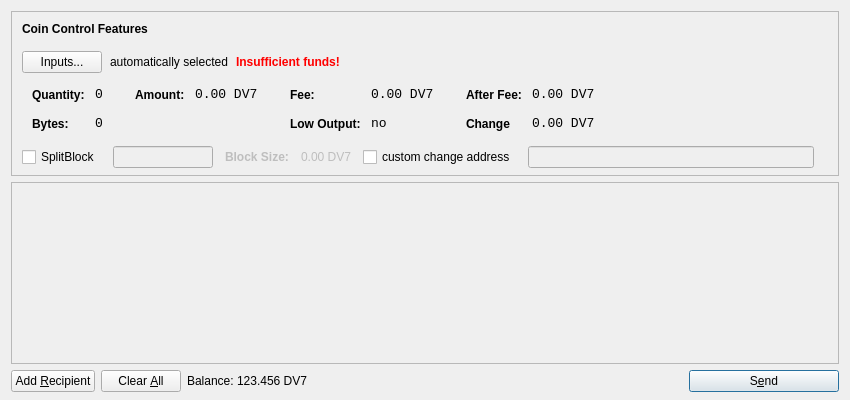
<?xml version="1.0" encoding="UTF-8"?>
<ui version="4.0">
 <class>SendCoinsDialog</class>
 <widget class="QDialog" name="SendCoinsDialog">
  <property name="geometry">
   <rect>
    <x>0</x>
    <y>0</y>
    <width>850</width>
    <height>400</height>
   </rect>
  </property>
  <property name="windowTitle">
   <string>Send Coins</string>
  </property>
  <layout class="QVBoxLayout" name="verticalLayout" stretch="0,1,0">
   <property name="bottomMargin">
    <number>8</number>
   </property>
   <item>
    <widget class="QFrame" name="frameCoinControl">
     <property name="sizePolicy">
      <sizepolicy hsizetype="Expanding" vsizetype="Expanding">
       <horstretch>0</horstretch>
       <verstretch>0</verstretch>
      </sizepolicy>
     </property>
     <property name="maximumSize">
      <size>
       <width>16777215</width>
       <height>16777215</height>
      </size>
     </property>
     <property name="frameShape">
      <enum>QFrame::StyledPanel</enum>
     </property>
     <property name="frameShadow">
      <enum>QFrame::Sunken</enum>
     </property>
     <layout class="QVBoxLayout" name="verticalLayoutCoinControl2">
      <property name="spacing">
       <number>-1</number>
      </property>
      <property name="leftMargin">
       <number>0</number>
      </property>
      <property name="topMargin">
       <number>0</number>
      </property>
      <property name="rightMargin">
       <number>0</number>
      </property>
      <property name="bottomMargin">
       <number>6</number>
      </property>
      <item>
       <layout class="QVBoxLayout" name="verticalLayoutCoinControl" stretch="0,0,0,0,1">
        <property name="spacing">
         <number>0</number>
        </property>
        <property name="leftMargin">
         <number>10</number>
        </property>
        <property name="topMargin">
         <number>10</number>
        </property>
        <item>
         <layout class="QHBoxLayout" name="horizontalLayoutCoinControl1">
          <property name="bottomMargin">
           <number>15</number>
          </property>
          <item>
           <widget class="QLabel" name="labelCoinControlFeatures">
            <property name="sizePolicy">
             <sizepolicy hsizetype="Preferred" vsizetype="Maximum">
              <horstretch>0</horstretch>
              <verstretch>0</verstretch>
             </sizepolicy>
            </property>
            <property name="font">
             <font>
              <weight>75</weight>
              <bold>true</bold>
             </font>
            </property>
            <property name="styleSheet">
             <string notr="true">font-weight:bold;</string>
            </property>
            <property name="text">
             <string>Coin Control Features</string>
            </property>
           </widget>
          </item>
         </layout>
        </item>
        <item>
         <layout class="QHBoxLayout" name="horizontalLayoutCoinControl2" stretch="0,0,0,0">
          <property name="spacing">
           <number>8</number>
          </property>
          <property name="bottomMargin">
           <number>10</number>
          </property>
          <item>
           <widget class="QPushButton" name="pushButtonCoinControl">
            <property name="styleSheet">
             <string notr="true"/>
            </property>
            <property name="text">
             <string>Inputs...</string>
            </property>
           </widget>
          </item>
          <item>
           <widget class="QLabel" name="labelCoinControlAutomaticallySelected">
            <property name="text">
             <string>automatically selected</string>
            </property>
            <property name="margin">
             <number>5</number>
            </property>
           </widget>
          </item>
          <item>
           <widget class="QLabel" name="labelCoinControlInsuffFunds">
            <property name="font">
             <font>
              <weight>75</weight>
              <bold>true</bold>
             </font>
            </property>
            <property name="styleSheet">
             <string notr="true">color:red;font-weight:bold;</string>
            </property>
            <property name="text">
             <string>Insufficient funds!</string>
            </property>
            <property name="margin">
             <number>5</number>
            </property>
           </widget>
          </item>
          <item>
           <spacer name="horizontalSpacerCoinControl">
            <property name="orientation">
             <enum>Qt::Horizontal</enum>
            </property>
            <property name="sizeHint" stdset="0">
             <size>
              <width>40</width>
              <height>1</height>
             </size>
            </property>
           </spacer>
          </item>
         </layout>
        </item>
        <item>
         <widget class="QWidget" name="widgetCoinControl" native="true">
          <property name="sizePolicy">
           <sizepolicy hsizetype="Preferred" vsizetype="Preferred">
            <horstretch>0</horstretch>
            <verstretch>0</verstretch>
           </sizepolicy>
          </property>
          <property name="minimumSize">
           <size>
            <width>0</width>
            <height>0</height>
           </size>
          </property>
          <property name="styleSheet">
           <string notr="true"/>
          </property>
          <layout class="QHBoxLayout" name="horizontalLayoutCoinControl5">
           <property name="margin">
            <number>0</number>
           </property>
           <item>
            <layout class="QHBoxLayout" name="horizontalLayoutCoinControl3" stretch="0,0,0,1">
             <property name="spacing">
              <number>20</number>
             </property>
             <property name="topMargin">
              <number>0</number>
             </property>
             <property name="bottomMargin">
              <number>10</number>
             </property>
             <item>
              <layout class="QFormLayout" name="formLayoutCoinControl1">
               <property name="horizontalSpacing">
                <number>10</number>
               </property>
               <property name="verticalSpacing">
                <number>14</number>
               </property>
               <property name="leftMargin">
                <number>10</number>
               </property>
               <property name="topMargin">
                <number>4</number>
               </property>
               <property name="rightMargin">
                <number>6</number>
               </property>
               <item row="0" column="0">
                <widget class="QLabel" name="labelCoinControlQuantityText">
                 <property name="styleSheet">
                  <string notr="true">font-weight:bold;</string>
                 </property>
                 <property name="text">
                  <string>Quantity:</string>
                 </property>
                 <property name="margin">
                  <number>0</number>
                 </property>
                </widget>
               </item>
               <item row="0" column="1">
                <widget class="QLabel" name="labelCoinControlQuantity">
                 <property name="font">
                  <font>
                   <family>Monospace</family>
                   <pointsize>10</pointsize>
                  </font>
                 </property>
                 <property name="cursor">
                  <cursorShape>IBeamCursor</cursorShape>
                 </property>
                 <property name="contextMenuPolicy">
                  <enum>Qt::ActionsContextMenu</enum>
                 </property>
                 <property name="text">
                  <string>0</string>
                 </property>
                 <property name="margin">
                  <number>0</number>
                 </property>
                 <property name="textInteractionFlags">
                  <set>Qt::LinksAccessibleByMouse|Qt::TextSelectableByKeyboard|Qt::TextSelectableByMouse</set>
                 </property>
                </widget>
               </item>
               <item row="1" column="0">
                <widget class="QLabel" name="labelCoinControlBytesText">
                 <property name="styleSheet">
                  <string notr="true">font-weight:bold;</string>
                 </property>
                 <property name="text">
                  <string>Bytes:</string>
                 </property>
                </widget>
               </item>
               <item row="1" column="1">
                <widget class="QLabel" name="labelCoinControlBytes">
                 <property name="font">
                  <font>
                   <family>Monospace</family>
                   <pointsize>10</pointsize>
                  </font>
                 </property>
                 <property name="cursor">
                  <cursorShape>IBeamCursor</cursorShape>
                 </property>
                 <property name="contextMenuPolicy">
                  <enum>Qt::ActionsContextMenu</enum>
                 </property>
                 <property name="text">
                  <string>0</string>
                 </property>
                 <property name="textInteractionFlags">
                  <set>Qt::LinksAccessibleByMouse|Qt::TextSelectableByKeyboard|Qt::TextSelectableByMouse</set>
                 </property>
                </widget>
               </item>
              </layout>
             </item>
             <item>
              <layout class="QFormLayout" name="formLayoutCoinControl2">
               <property name="horizontalSpacing">
                <number>10</number>
               </property>
               <property name="verticalSpacing">
                <number>14</number>
               </property>
               <property name="leftMargin">
                <number>6</number>
               </property>
               <property name="topMargin">
                <number>4</number>
               </property>
               <property name="rightMargin">
                <number>6</number>
               </property>
               <item row="0" column="0">
                <widget class="QLabel" name="labelCoinControlAmountText">
                 <property name="styleSheet">
                  <string notr="true">font-weight:bold;</string>
                 </property>
                 <property name="text">
                  <string>Amount:</string>
                 </property>
                 <property name="margin">
                  <number>0</number>
                 </property>
                </widget>
               </item>
               <item row="0" column="1">
                <widget class="QLabel" name="labelCoinControlAmount">
                 <property name="font">
                  <font>
                   <family>Monospace</family>
                   <pointsize>10</pointsize>
                  </font>
                 </property>
                 <property name="cursor">
                  <cursorShape>IBeamCursor</cursorShape>
                 </property>
                 <property name="contextMenuPolicy">
                  <enum>Qt::ActionsContextMenu</enum>
                 </property>
                 <property name="text">
                  <string notr="true">0.00 DV7</string>
                 </property>
                 <property name="textInteractionFlags">
                  <set>Qt::LinksAccessibleByMouse|Qt::TextSelectableByKeyboard|Qt::TextSelectableByMouse</set>
                 </property>
                </widget>
               </item>
              </layout>
             </item>
             <item>
              <layout class="QFormLayout" name="formLayoutCoinControl3">
               <property name="horizontalSpacing">
                <number>10</number>
               </property>
               <property name="verticalSpacing">
                <number>14</number>
               </property>
               <property name="leftMargin">
                <number>6</number>
               </property>
               <property name="topMargin">
                <number>4</number>
               </property>
               <property name="rightMargin">
                <number>6</number>
               </property>
               <item row="0" column="0">
                <widget class="QLabel" name="labelCoinControlFeeText">
                 <property name="styleSheet">
                  <string notr="true">font-weight:bold;</string>
                 </property>
                 <property name="text">
                  <string>Fee:</string>
                 </property>
                 <property name="margin">
                  <number>0</number>
                 </property>
                </widget>
               </item>
               <item row="0" column="1">
                <widget class="QLabel" name="labelCoinControlFee">
                 <property name="font">
                  <font>
                   <family>Monospace</family>
                   <pointsize>10</pointsize>
                  </font>
                 </property>
                 <property name="cursor">
                  <cursorShape>IBeamCursor</cursorShape>
                 </property>
                 <property name="contextMenuPolicy">
                  <enum>Qt::ActionsContextMenu</enum>
                 </property>
                 <property name="text">
                  <string notr="true">0.00 DV7</string>
                 </property>
                 <property name="textInteractionFlags">
                  <set>Qt::LinksAccessibleByMouse|Qt::TextSelectableByKeyboard|Qt::TextSelectableByMouse</set>
                 </property>
                </widget>
               </item>
               <item row="1" column="0">
                <widget class="QLabel" name="labelCoinControlLowOutputText">
                 <property name="styleSheet">
                  <string notr="true">font-weight:bold;</string>
                 </property>
                 <property name="text">
                  <string>Low Output:</string>
                 </property>
                </widget>
               </item>
               <item row="1" column="1">
                <widget class="QLabel" name="labelCoinControlLowOutput">
                 <property name="font">
                  <font>
                   <family>Monospace</family>
                   <pointsize>10</pointsize>
                  </font>
                 </property>
                 <property name="cursor">
                  <cursorShape>IBeamCursor</cursorShape>
                 </property>
                 <property name="contextMenuPolicy">
                  <enum>Qt::ActionsContextMenu</enum>
                 </property>
                 <property name="text">
                  <string>no</string>
                 </property>
                 <property name="textInteractionFlags">
                  <set>Qt::LinksAccessibleByMouse|Qt::TextSelectableByKeyboard|Qt::TextSelectableByMouse</set>
                 </property>
                </widget>
               </item>
              </layout>
             </item>
             <item>
              <layout class="QFormLayout" name="formLayoutCoinControl4">
               <property name="horizontalSpacing">
                <number>10</number>
               </property>
               <property name="verticalSpacing">
                <number>14</number>
               </property>
               <property name="leftMargin">
                <number>6</number>
               </property>
               <property name="topMargin">
                <number>4</number>
               </property>
               <property name="rightMargin">
                <number>6</number>
               </property>
               <item row="0" column="0">
                <widget class="QLabel" name="labelCoinControlAfterFeeText">
                 <property name="styleSheet">
                  <string notr="true">font-weight:bold;</string>
                 </property>
                 <property name="text">
                  <string>After Fee:</string>
                 </property>
                 <property name="margin">
                  <number>0</number>
                 </property>
                </widget>
               </item>
               <item row="0" column="1">
                <widget class="QLabel" name="labelCoinControlAfterFee">
                 <property name="font">
                  <font>
                   <family>Monospace</family>
                   <pointsize>10</pointsize>
                  </font>
                 </property>
                 <property name="cursor">
                  <cursorShape>IBeamCursor</cursorShape>
                 </property>
                 <property name="contextMenuPolicy">
                  <enum>Qt::ActionsContextMenu</enum>
                 </property>
                 <property name="text">
                  <string notr="true">0.00 DV7</string>
                 </property>
                 <property name="textInteractionFlags">
                  <set>Qt::LinksAccessibleByMouse|Qt::TextSelectableByKeyboard|Qt::TextSelectableByMouse</set>
                 </property>
                </widget>
               </item>
               <item row="1" column="0">
                <widget class="QLabel" name="labelCoinControlChangeText">
                 <property name="styleSheet">
                  <string notr="true">font-weight:bold;</string>
                 </property>
                 <property name="text">
                  <string>Change</string>
                 </property>
                </widget>
               </item>
               <item row="1" column="1">
                <widget class="QLabel" name="labelCoinControlChange">
                 <property name="font">
                  <font>
                   <family>Monospace</family>
                   <pointsize>10</pointsize>
                  </font>
                 </property>
                 <property name="cursor">
                  <cursorShape>IBeamCursor</cursorShape>
                 </property>
                 <property name="contextMenuPolicy">
                  <enum>Qt::ActionsContextMenu</enum>
                 </property>
                 <property name="text">
                  <string notr="true">0.00 DV7</string>
                 </property>
                 <property name="textInteractionFlags">
                  <set>Qt::LinksAccessibleByMouse|Qt::TextSelectableByKeyboard|Qt::TextSelectableByMouse</set>
                 </property>
                </widget>
               </item>
              </layout>
             </item>
            </layout>
           </item>
          </layout>
         </widget>
        </item>
        <item>
         <layout class="QHBoxLayout" name="horizontalLayoutCoinControl4" stretch="0,0,0">
          <property name="spacing">
           <number>12</number>
          </property>
          <property name="sizeConstraint">
           <enum>QLayout::SetDefaultConstraint</enum>
          </property>
          <property name="topMargin">
           <number>5</number>
          </property>
          <property name="rightMargin">
           <number>5</number>
          </property>
          <item>
            <widget class="QCheckBox" name="splitBlockCheckBox">
              <property name="text">
                <string>SplitBlock</string>
              </property>
            </widget>
          </item>
          <item>
            <widget class="QLineEdit" name="splitBlockLineEdit">
              <property name="enabled">
                <bool>false</bool>
              </property>
              <property name="sizePolicy">
                <sizepolicy hsizetype="Fixed" vsizetype="Fixed">
                  <horstretch>0</horstretch>
                  <verstretch>0</verstretch>
                </sizepolicy>
              </property>
              <property name="maximumSize">
                <size>
                  <width>100</width>
                  <height>16777215</height>
                </size>
              </property>
            </widget>
          </item>
          <item>
            <widget class="QLabel" name="labelBlockSizeText">
              <property name="enabled">
                <bool>false</bool>
              </property>
              <property name="font">
                <font>
                  <weight>75</weight>
                  <bold>true</bold>
                </font>
              </property>
              <property name="text">
                <string>Block Size:</string>
              </property>
            </widget>
          </item>
          <item>
            <widget class="QLabel" name="labelBlockSize">
              <property name="enabled">
                <bool>false</bool>
              </property>
              <property name="text">
                <string>0.00 DV7</string>
              </property>
            </widget>
          </item>
          <item>
           <widget class="QCheckBox" name="checkBoxCoinControlChange">
            <property name="text">
             <string>custom change address</string>
            </property>
           </widget>
          </item>
          <item>
           <widget class="QLineEdit" name="lineEditCoinControlChange">
            <property name="enabled">
             <bool>false</bool>
            </property>
            <property name="sizePolicy">
             <sizepolicy hsizetype="Expanding" vsizetype="Fixed">
              <horstretch>0</horstretch>
              <verstretch>0</verstretch>
             </sizepolicy>
            </property>
           </widget>
          </item>
          <item>
           <widget class="QLabel" name="labelCoinControlChangeLabel">
            <property name="sizePolicy">
             <sizepolicy hsizetype="Preferred" vsizetype="Expanding">
              <horstretch>0</horstretch>
              <verstretch>0</verstretch>
             </sizepolicy>
            </property>
            <property name="minimumSize">
             <size>
              <width>0</width>
              <height>0</height>
             </size>
            </property>
            <property name="text">
             <string/>
            </property>
            <property name="margin">
             <number>3</number>
            </property>
           </widget>
          </item>
         </layout>
        </item>
        <item>
         <spacer name="verticalSpacerCoinControl">
          <property name="orientation">
           <enum>Qt::Vertical</enum>
          </property>
          <property name="sizeHint" stdset="0">
           <size>
            <width>800</width>
            <height>1</height>
           </size>
          </property>
         </spacer>
        </item>
       </layout>
      </item>
     </layout>
    </widget>
   </item>
   <item>
    <widget class="QScrollArea" name="scrollArea">
     <property name="widgetResizable">
      <bool>true</bool>
     </property>
     <widget class="QWidget" name="scrollAreaWidgetContents">
      <property name="geometry">
       <rect>
        <x>0</x>
        <y>0</y>
        <width>830</width>
        <height>165</height>
       </rect>
      </property>
      <layout class="QVBoxLayout" name="verticalLayout_2">
       <property name="margin">
        <number>0</number>
       </property>
       <item>
        <layout class="QVBoxLayout" name="entries">
         <property name="spacing">
          <number>6</number>
         </property>
        </layout>
       </item>
       <item>
        <spacer name="verticalSpacer">
         <property name="orientation">
          <enum>Qt::Vertical</enum>
         </property>
         <property name="sizeHint" stdset="0">
          <size>
           <width>20</width>
           <height>40</height>
          </size>
         </property>
        </spacer>
       </item>
      </layout>
     </widget>
    </widget>
   </item>
   <item>
    <layout class="QHBoxLayout" name="horizontalLayout">
     <item>
      <widget class="QPushButton" name="addButton">
       <property name="toolTip">
        <string>Send to multiple recipients at once</string>
       </property>
       <property name="text">
        <string>Add &amp;Recipient</string>
       </property>
       <property name="autoDefault">
        <bool>false</bool>
       </property>
      </widget>
     </item>
     <item>
      <widget class="QPushButton" name="clearButton">
       <property name="sizePolicy">
        <sizepolicy hsizetype="Minimum" vsizetype="Fixed">
         <horstretch>0</horstretch>
         <verstretch>0</verstretch>
        </sizepolicy>
       </property>
       <property name="toolTip">
        <string>Remove all transaction fields</string>
       </property>
       <property name="text">
        <string>Clear &amp;All</string>
       </property>
       <property name="autoRepeatDelay">
        <number>300</number>
       </property>
       <property name="autoDefault">
        <bool>false</bool>
       </property>
      </widget>
     </item>
     <item>
      <layout class="QHBoxLayout" name="horizontalLayout_2">
       <property name="spacing">
        <number>3</number>
       </property>
       <item>
        <widget class="QLabel" name="label">
         <property name="sizePolicy">
          <sizepolicy hsizetype="Preferred" vsizetype="Fixed">
           <horstretch>0</horstretch>
           <verstretch>0</verstretch>
          </sizepolicy>
         </property>
         <property name="text">
          <string>Balance:</string>
         </property>
        </widget>
       </item>
       <item>
        <widget class="QLabel" name="labelBalance">
         <property name="sizePolicy">
          <sizepolicy hsizetype="Preferred" vsizetype="Fixed">
           <horstretch>0</horstretch>
           <verstretch>0</verstretch>
          </sizepolicy>
         </property>
         <property name="cursor">
          <cursorShape>IBeamCursor</cursorShape>
         </property>
         <property name="text">
          <string notr="true">123.456 DV7</string>
         </property>
         <property name="textInteractionFlags">
          <set>Qt::LinksAccessibleByMouse|Qt::TextSelectableByKeyboard|Qt::TextSelectableByMouse</set>
         </property>
        </widget>
       </item>
      </layout>
     </item>
     <item>
      <spacer name="horizontalSpacer">
       <property name="orientation">
        <enum>Qt::Horizontal</enum>
       </property>
       <property name="sizeHint" stdset="0">
        <size>
         <width>40</width>
         <height>20</height>
        </size>
       </property>
      </spacer>
     </item>
     <item>
      <widget class="QPushButton" name="sendButton">
       <property name="minimumSize">
        <size>
         <width>150</width>
         <height>0</height>
        </size>
       </property>
       <property name="toolTip">
        <string>Confirm the send action</string>
       </property>
       <property name="text">
        <string>S&amp;end</string>
       </property>
       <property name="icon">
        <iconset resource="../bitcoin.qrc">
         <normaloff>:/icons/send</normaloff>:/icons/send</iconset>
       </property>
       <property name="default">
        <bool>true</bool>
       </property>
      </widget>
     </item>
    </layout>
   </item>
  </layout>
 </widget>
 <resources>
  <include location="../bitcoin.qrc"/>
 </resources>
 <connections/>
</ui>
